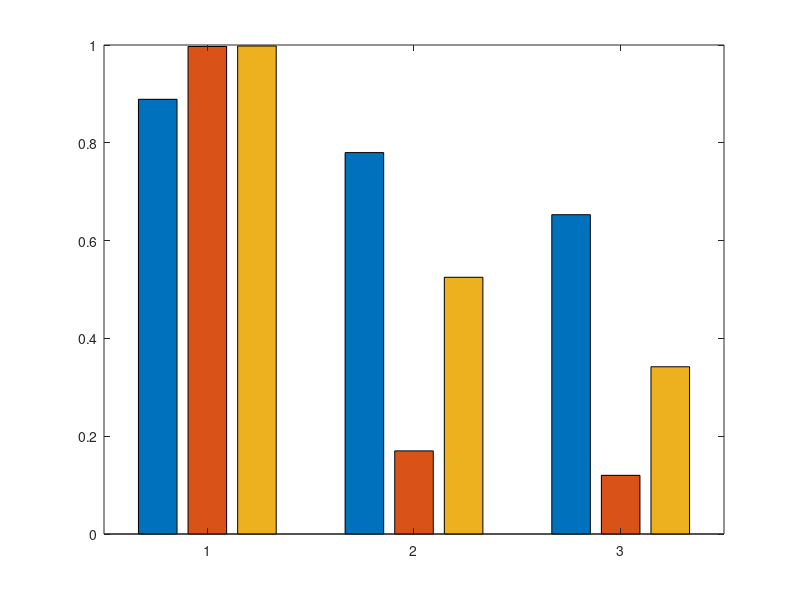

Recreate this plot in MATLAB. (Note: this script raises an error after producing the figure.)
% ave_arr = [90.2, 99.0, 99.5;...
%            71.6, 14.4, 59.8;...
%            72.7, 24.3, 65.2];
% ave_arr = [92.3, 99.6, 99.8;...
%            71.4, 24.6, 59.2;...
%            74.9, 12.9, 52.4];
ave_arr = [88.9, 99.7, 99.8;...
           78.0, 17.0, 52.5;...
           65.3, 12.0, 34.2];
SD_arr = [1.68, 0.59, 0.43;...
          2.04, 0.49, 0.30;...
          1.37, 0.09, 0.12];
figure();
% ave_arr = ave_arr';
ave_arr = ave_arr .* 0.01;
SD_arr = SD_arr .* 0;
hBar = bar(ave_arr);
ctr=transpose(zeros(size(ave_arr)));
ydt=transpose(zeros(size(ave_arr)));
for k1 = 1:size(ave_arr,2)
    ctr(k1,1:size(ave_arr,1)) = bsxfun(@plus, hBar(k1).XData, hBar(k1).XOffset');
    ydt(k1,1:size(ave_arr,1)) = hBar(k1).YData;
end
ctr=transpose(ctr);
ydt=transpose(ydt);
hold on
errorbar(ctr, ydt, SD_arr,'.k','CapSize',5,'MarkerSize',6, 'LineWidth', 1.2);
set(gca, 'XTickLabel', {'Pos1', 'Pos2', 'Pos3'});
legend('EMG', 'A mode', 'EMG + A mode');
% legend('Pos1 + Pos1', 'Pos1 + Pos2', 'Pos1 + Pos3');
xlabel('');
ylabel('\fontsize{18}\fontname{Times New Roman}Acurracy');
set(gca,'fontname','Times New Roman');
set(gca,'fontsize',12);
set(gca,'linewidth',1.5);
ylim([0, 1]);